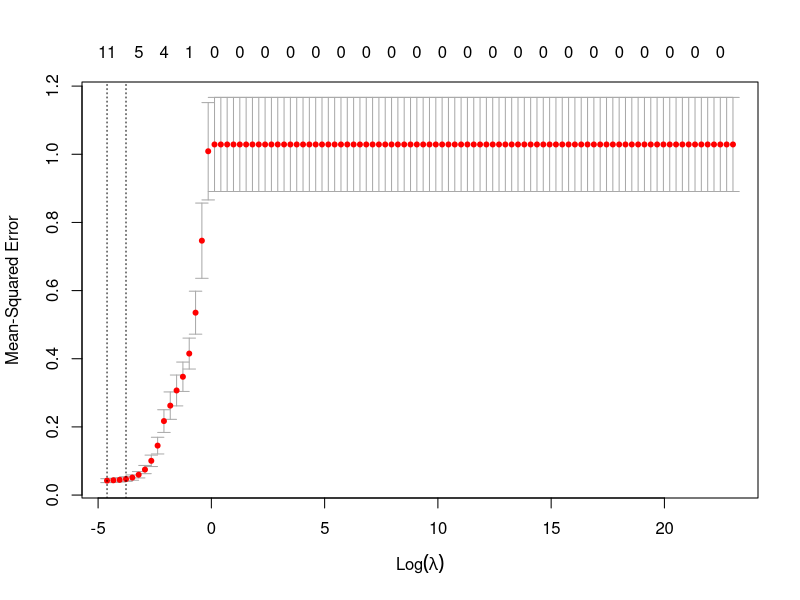

Write R code to recreate this figure.
# uses glmnet package
install.packages("glmnet")
library(glmnet)

# load data, separate into training and test sets 
# note that the data was randomized in pre-modeling-script.R
data = as.matrix(read.csv("data/scaled-credit.csv", row.names = 1))
x.train = as.matrix(read.csv("data/xtrain.csv", row.names = 1))
y.train = as.matrix(read.csv("data/ytrain.csv", row.names = 1))
x.test = as.matrix(read.csv("data/xtest.csv", row.names = 1))
y.test = as.matrix(read.csv("data/ytest.csv", row.names = 1))

# cross validate lasso model
set.seed(1)
grid = 10^seq(10, -2, length = 100)
lassoCV = cv.glmnet(x.test, y.test, alpha = 1, intercept = F, standardize = F,
                    lambda = grid)


# select best model
bestLassoLambda = lassoCV$lambda.min

# plot errors in terms of lambda
png("images/lassoCV-plot.png")
plot(lassoCV)
dev.off()

# Use CV'ed lambda value on the test sets to get cvLassoMSE (test MSE)
y.pred = predict(lassoCV, x.test, s = bestLassoLambda)
squaredError = (y.test - y.pred)^2
cvLassoMSE = sum(squaredError)/length(squaredError)

# Re-fit on FULL DATA using bestLassoLambda
lassoModel = glmnet(data[,2:(ncol(data) - 1)], data[,ncol(data)], standardize = F,
                    intercept = F, lambda = bestLassoLambda)

# save CV output, optimal lambda, and the full model
save(lassoModel, lassoCV, bestLassoLambda, cvLassoMSE, file = "data/lasso-models.RData")



